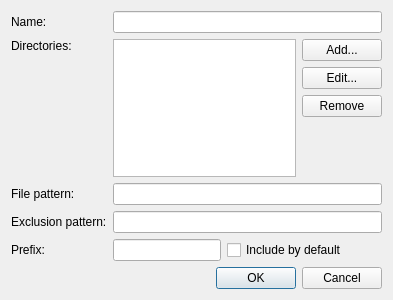
<?xml version="1.0" encoding="UTF-8"?>
<ui version="4.0">
 <class>Orca::Plugin::Core::DirectoryFilterOptions</class>
 <widget class="QDialog" name="Orca::Plugin::Core::DirectoryFilterOptions">
  <property name="geometry">
   <rect>
    <x>0</x>
    <y>0</y>
    <width>393</width>
    <height>300</height>
   </rect>
  </property>
  <layout class="QVBoxLayout" name="verticalLayout">
   <item>
    <layout class="QGridLayout">
     <item row="0" column="0">
      <widget class="QLabel" name="nameLabel">
       <property name="text">
        <string>Name:</string>
       </property>
      </widget>
     </item>
     <item row="0" column="1" colspan="3">
      <widget class="QLineEdit" name="nameEdit"/>
     </item>
     <item row="2" column="0">
      <widget class="QLabel" name="filePatternLabel">
       <property name="text">
        <string notr="true">File pattern:</string>
       </property>
      </widget>
     </item>
     <item row="2" column="1" colspan="3">
      <widget class="QLineEdit" name="filePattern"/>
     </item>
     <item row="3" column="0">
      <widget class="QLabel" name="exclusionPatternLabel">
       <property name="text">
        <string notr="true">Exclusion pattern:</string>
       </property>
      </widget>
     </item>
     <item row="3" column="1" colspan="3">
      <widget class="QLineEdit" name="exclusionPattern"/>
     </item>
     <item row="4" column="0">
      <widget class="QLabel" name="prefixLabel">
       <property name="text">
        <string notr="true">Prefix:</string>
       </property>
      </widget>
     </item>
     <item row="4" column="1">
      <widget class="QLineEdit" name="shortcutEdit">
       <property name="sizePolicy">
        <sizepolicy hsizetype="Fixed" vsizetype="Fixed">
         <horstretch>0</horstretch>
         <verstretch>0</verstretch>
        </sizepolicy>
       </property>
       <property name="maximumSize">
        <size>
         <width>16777215</width>
         <height>16777215</height>
        </size>
       </property>
       <property name="toolTip">
        <string>Specify a short word/abbreviation that can be used to restrict completions to files from this directory tree.
To do this, you type this shortcut and a space in the Locator entry field, and then the word to search for.</string>
       </property>
      </widget>
     </item>
     <item row="4" column="2" colspan="2">
      <widget class="QCheckBox" name="defaultFlag">
       <property name="text">
        <string notr="true">Include by default</string>
       </property>
       <property name="checked">
        <bool>false</bool>
       </property>
      </widget>
     </item>
     <item row="1" column="3">
      <layout class="QVBoxLayout" name="directoryButtonLayout">
       <item>
        <widget class="QPushButton" name="addButton">
         <property name="text">
          <string>Add...</string>
         </property>
        </widget>
       </item>
       <item>
        <widget class="QPushButton" name="editButton">
         <property name="text">
          <string>Edit...</string>
         </property>
        </widget>
       </item>
       <item>
        <widget class="QPushButton" name="removeButton">
         <property name="text">
          <string>Remove</string>
         </property>
        </widget>
       </item>
       <item>
        <spacer name="verticalSpacer_2">
         <property name="orientation">
          <enum>Qt::Vertical</enum>
         </property>
         <property name="sizeHint" stdset="0">
          <size>
           <width>0</width>
           <height>0</height>
          </size>
         </property>
        </spacer>
       </item>
      </layout>
     </item>
     <item row="1" column="0">
      <layout class="QVBoxLayout" name="directoryLabelLayout">
       <item>
        <widget class="QLabel" name="directoryLabel">
         <property name="text">
          <string>Directories:</string>
         </property>
        </widget>
       </item>
       <item>
        <spacer name="directoryLabelSpacer">
         <property name="orientation">
          <enum>Qt::Vertical</enum>
         </property>
         <property name="sizeHint" stdset="0">
          <size>
           <width>0</width>
           <height>0</height>
          </size>
         </property>
        </spacer>
       </item>
      </layout>
     </item>
     <item row="1" column="1" colspan="2">
      <widget class="QListWidget" name="directoryList">
       <property name="sizePolicy">
        <sizepolicy hsizetype="Expanding" vsizetype="Expanding">
         <horstretch>1</horstretch>
         <verstretch>0</verstretch>
        </sizepolicy>
       </property>
      </widget>
     </item>
    </layout>
   </item>
   <item>
    <spacer name="verticalSpacer">
     <property name="orientation">
      <enum>Qt::Vertical</enum>
     </property>
     <property name="sizeHint" stdset="0">
      <size>
       <width>20</width>
       <height>40</height>
      </size>
     </property>
    </spacer>
   </item>
   <item>
    <widget class="QDialogButtonBox" name="buttonBox">
     <property name="standardButtons">
      <set>QDialogButtonBox::Cancel|QDialogButtonBox::Ok</set>
     </property>
    </widget>
   </item>
  </layout>
 </widget>
 <resources/>
 <connections>
  <connection>
   <sender>buttonBox</sender>
   <signal>accepted()</signal>
   <receiver>Orca::Plugin::Core::DirectoryFilterOptions</receiver>
   <slot>accept()</slot>
   <hints>
    <hint type="sourcelabel">
     <x>353</x>
     <y>174</y>
    </hint>
    <hint type="destinationlabel">
     <x>390</x>
     <y>152</y>
    </hint>
   </hints>
  </connection>
  <connection>
   <sender>buttonBox</sender>
   <signal>rejected()</signal>
   <receiver>Orca::Plugin::Core::DirectoryFilterOptions</receiver>
   <slot>reject()</slot>
   <hints>
    <hint type="sourcelabel">
     <x>280</x>
     <y>176</y>
    </hint>
    <hint type="destinationlabel">
     <x>391</x>
     <y>141</y>
    </hint>
   </hints>
  </connection>
 </connections>
</ui>
